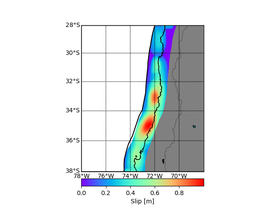
#> input picture bin/python_codes/coupling_ia.png, 278 x 209 px, shrunk from 640 x 480 before the run, found by its file name
$ python similitud.py
#> lines starting #> are read from the running program, lines starting #| are printed output that depends on the picture; after the words box and inside, x2 and y2 are one past the last pixel; in counts of white or black regions, pixels touching at a corner belong together; pictures that were not available may be replaced by others from this repository, and a replacement may not be noted
import cv2
import numpy as np
import os
import shutil

def crear_mascara_roja(image):
    hsv = cv2.cvtColor(image, cv2.COLOR_BGR2HSV)
    lower_red1 = np.array([0, 50, 50])
    upper_red1 = np.array([10, 255, 255])
    lower_red2 = np.array([170, 50, 50])
    upper_red2 = np.array([180, 255, 255])
    mask1 = cv2.inRange(hsv, lower_red1, upper_red1)
    mask2 = cv2.inRange(hsv, lower_red2, upper_red2)
    mask = cv2.bitwise_or(mask1, mask2)
    return mask

def extraer_keypoints_y_descriptores(image, mask):
    orb = cv2.ORB_create()
    keypoints, descriptores = orb.detectAndCompute(image, mask)
    return keypoints, descriptores

def comparar_keypoints(desc1, desc2):
    bf = cv2.BFMatcher(cv2.NORM_HAMMING, crossCheck=True)
    matches = bf.match(desc1, desc2)
    matches = sorted(matches, key=lambda x: x.distance)
    return matches

def cargar_imagenes(directorio):
    imagenes = []
    for nombre_archivo in os.listdir(directorio):
        ruta = os.path.join(directorio, nombre_archivo)
        if os.path.isfile(ruta):
            imagen = cv2.imread(ruta)
            imagenes.append((nombre_archivo, imagen))
    return imagenes

def detectar_circulos(image, mask):
    masked_image = cv2.bitwise_and(image, image, mask=mask)
    gray = cv2.cvtColor(masked_image, cv2.COLOR_BGR2GRAY)
    gray = cv2.medianBlur(gray, 5)
    circles = cv2.HoughCircles(gray, cv2.HOUGH_GRADIENT, dp=1.2, minDist=50, param1=50, param2=30, minRadius=0, maxRadius=0)
    if circles is not None:
        circles = np.uint16(np.around(circles))
        return len(circles[0, :])
    return 0

# Ruta a la imagen de referencia
ruta_imagen_referencia = '/home/alex/StochasticSlipGenerator/bin/python_codes/coupling_ia.png'
imagen_referencia = cv2.imread(ruta_imagen_referencia)
#> imagen_referencia is the input picture: shape (209, 278, 3); mean B, G, R 231.3, 230.5, 226.2
mascara_referencia = crear_mascara_roja(imagen_referencia)
#> in crear_mascara_roja, `hsv = cv2.cvtColor(image, cv2.COLOR_BGR2HSV)`: hsv: shape (209, 278, 3); mean H, S, V 6.7, 13, 234.7
#> in crear_mascara_roja, `mask1 = cv2.inRange(hsv, lower_red1, upper_red1)`:
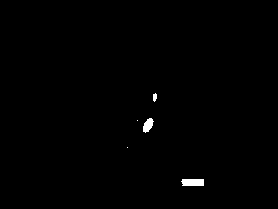
#> mask1: shape (209, 278); 0.5% white; 5 white regions (2 under 20 px), largest, box (x1, y1, x2, y2) and area: (181, 179, 204, 186) 154, (143, 118, 154, 133) 104, (153, 93, 157, 102) 28
#> in crear_mascara_roja, `mask2 = cv2.inRange(hsv, lower_red2, upper_red2)`: mask2: shape (209, 278); every value is 0
keypoints_referencia, descriptores_referencia = extraer_keypoints_y_descriptores(imagen_referencia, mascara_referencia)
#> in extraer_keypoints_y_descriptores, `keypoints, descriptores = orb.detectAndCompute(image, mask)`: keypoints = 14 keypoints; strongest (x, y, size): (150, 128, 31), (152, 125, 31), (147, 125, 44.6), (154, 100, 31)
#> keypoints_referencia has the same summary as keypoints in extraer_keypoints_y_descriptores

# Procesar las carpetas de 8.1 a 9.3
for i in range(81, 94):
    version = i / 10.0
    directorio_imagenes = f'/home/alex/StochasticSlipGenerator/Output_data/Simulation_{version}_1000_coupling/img/'

    # Cargar las imágenes a comparar
    imagenes = cargar_imagenes(directorio_imagenes)
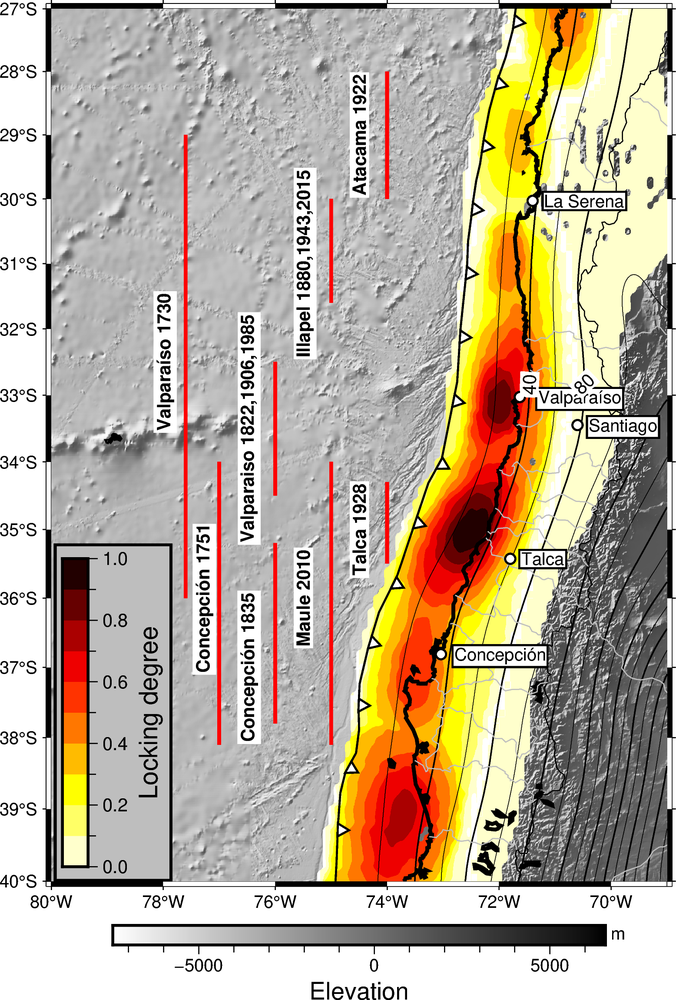
#> input picture bin/python_codes/Coupling.png, 676 x 1000 px, shrunk from 1556 x 2301 before the run, given as the content of the folder cSlipGenerator/Output_data/Simulation_8.1_1000_coupling/img/, which was not available
#> in cargar_imagenes, imagen is the input picture: shape (1000, 676, 3); mean B, G, R 155.4, 175.5, 189.3
#> imagenes = 1 item

    # Comparar las imágenes y almacenar los resultados
    resultados = []
    for nombre, imagen in imagenes:
        mascara = crear_mascara_roja(imagen)
        keypoints, descriptores = extraer_keypoints_y_descriptores(imagen, mascara)
        if descriptores is not None and len(descriptores) > 0:
            matches = comparar_keypoints(descriptores_referencia, descriptores)
            similitud = len(matches)
            num_circulos = detectar_circulos(imagen, mascara)
            resultados.append((nombre, similitud, num_circulos))
#> this loop made 1 pass
#> (nombre, lower_red1 in crear_mascara_roja, upper_red1 in crear_mascara_roja, lower_red2 in crear_mascara_roja, upper_red2 in crear_mascara_roja, matches, similitud, num_circulos) on pass 1: ('Coupling.png', [0, 50, 50], [10, 255, 255], [170, 50, 50], [180, 255, 255], 11 matches, 11, 65)
#> pass 1, in crear_mascara_roja (call 2), `mask1 = cv2.inRange(hsv, lower_red1, upper_red1)`:
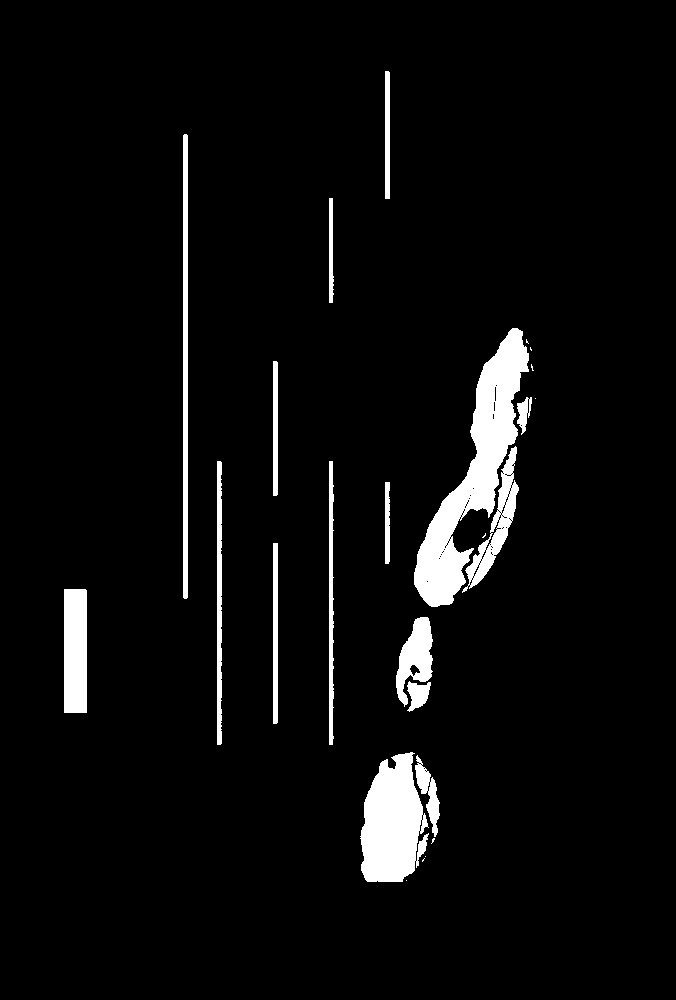
#> mask1: shape (1000, 676); 4.9% white; 25 white regions (9 under 20 px), largest, box (x1, y1, x2, y2) and area: (414, 328, 529, 607) 10344, (360, 752, 429, 882) 6401, (64, 589, 87, 713) 2851
#> pass 1, in crear_mascara_roja (call 2), `mask2 = cv2.inRange(hsv, lower_red2, upper_red2)`:
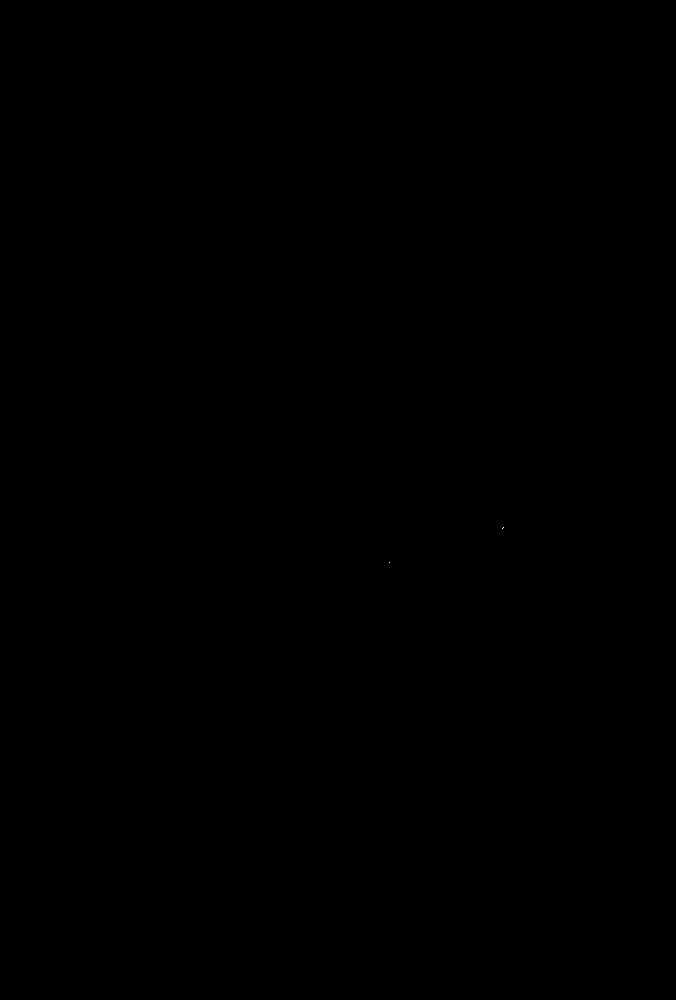
#> mask2: shape (1000, 676); 0% white in thin lines or dots, all inside (x1, y1, x2, y2) = (389, 527, 504, 563)
#> after the loop, resultados = [('Coupling.png', 11, 65)]

    # Ordenar los resultados primero por similitud y luego por el número de círculos (ambos de mayor a menor)
    resultados = sorted(resultados, key=lambda x: (x[1], x[2]), reverse=True)

    # Crear la carpeta img_filtered si no existe
    directorio_filtrado = f'/home/alex/StochasticSlipGenerator/Output_data/Simulation_{version}_1000_coupling/img_filtered/'
    if not os.path.exists(directorio_filtrado):
        os.makedirs(directorio_filtrado)

    # Imprimir los primeros 10 resultados y copiar las imágenes a la nueva carpeta
    for nombre, similitud, num_circulos in resultados[:10]:
        print(f'Imagen: {nombre}, Similitud: {similitud}, Círculos: {num_circulos}')
        ruta_origen = os.path.join(directorio_imagenes, nombre)
        ruta_destino = os.path.join(directorio_filtrado, nombre)
        shutil.copy(ruta_origen, ruta_destino)
#> this loop made 1 pass
#| Imagen: Coupling.png, Similitud: 11, Círculos: 65
